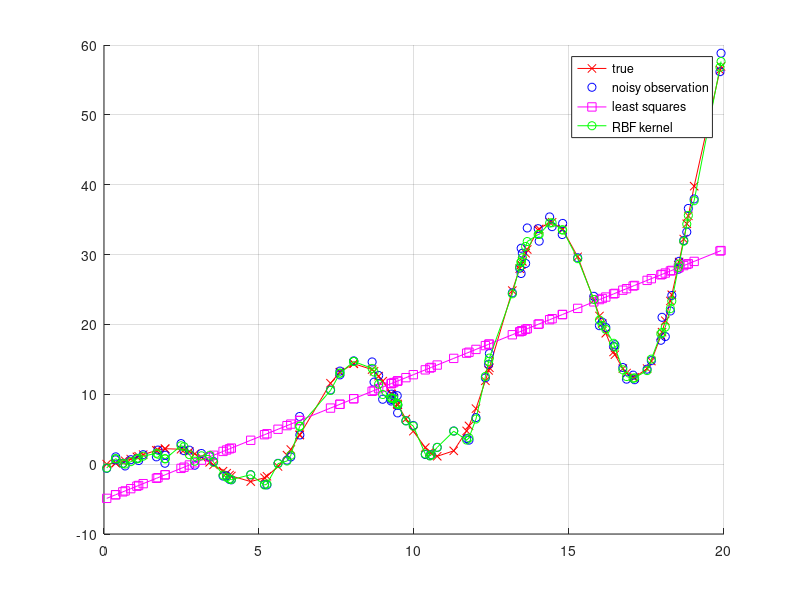

This chart was generated by the following MATLAB code:
% example of kernel ridge regression
clc;
clear;

x = sort(20*rand(100,1));
y_true = x.*sin(1*x) + 0.1*x.^2; 
y = y_true  + randn(100,1);
x0 = mean(x);
y0 = mean(y);

n = length(x);

%{
hold on 
plot(x,y_true,'-rx')
plot(x,y,'bo')
hold off
%}

X = [ones(100,1) x]';
%% linear regression 
w = inv(X*X')*X*y;

%% kernel regression 
% fill kernel matrix
K = zeros(n,n);
sigma = 1e-1;
lambda = 1e-2;
for i = 1 : n 
    for j = 1 : n
        K(i,j) = exp((-1/(2*sigma))*(x(i) -x(j)).^2);
    end
end

f_k = y'*inv(K + lambda * eye(100))*K;

%% plot results
hold on 
plot(x,y_true,'-rx')
plot(x,y,'bo')
plot(x,w'*X,'-ms')
plot(x,f_k,'-go');
legend('true', 'noisy observation', 'least squares', 'RBF kernel')
grid on
hold off
